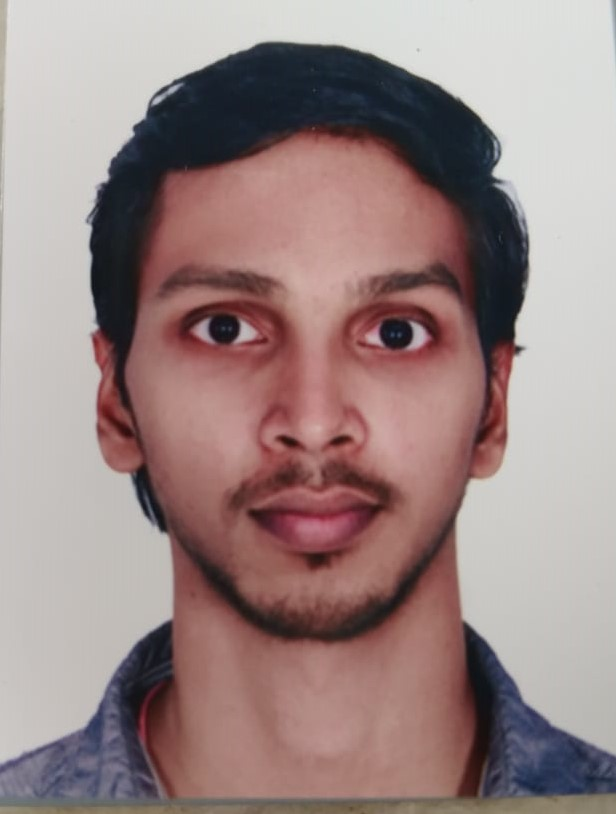
#> input picture resources/dp_1.1.jpeg, 616 x 814 px
$ python 1sample.py
#> lines starting #> are read from the running program, lines starting #| are printed output that depends on the picture; after the words box and inside, x2 and y2 are one past the last pixel; in counts of white or black regions, pixels touching at a corner belong together
import cv2
import numpy as np
print('package imported')

image = cv2.imread("resources/dp_1.1.jpeg")
#> image is the input picture: shape (814, 616, 3); mean B, G, R 133, 134.4, 155.1
resizedImage = cv2.resize(image, (240, 240))
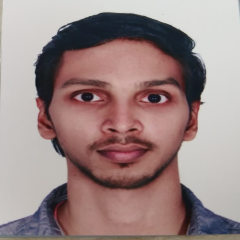
#> resizedImage: shape (240, 240, 3); mean B, G, R 132.9, 134.3, 155
kernel = np.ones((5, 5), np.uint8)

# cvtColor = converts image to different image spaces
# here, converting to grayscale. Generally an image is in BGR.
imageGray = cv2.cvtColor(resizedImage, cv2.COLOR_BGR2GRAY)
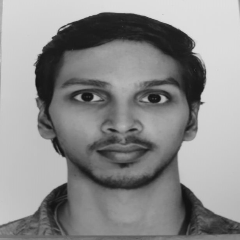
#> imageGray: shape (240, 240); min 17, max 224, mean 140.4
imageBlur = cv2.GaussianBlur(imageGray, (7, 7), 0)
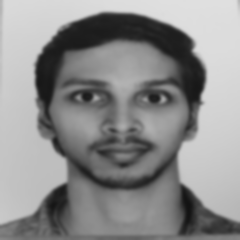
#> imageBlur: shape (240, 240); min 19, max 223, mean 140.4

# Next, we need to find edge detector using canny function
# Need to set 2 thresholds. Like (100, 100) - More edges, (150, 200) - Less edges
imageCanny = cv2.Canny(resizedImage, 150, 200)
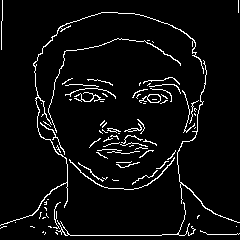
#> imageCanny: shape (240, 240); 5.2% white in thin lines or dots

# Next, Dilation - edges are not clearly visible/connected due to their thickness
# Require KernelMatrix, iterations = how much thickness we need
imageDilate = cv2.dilate(imageCanny, kernel, iterations=1)
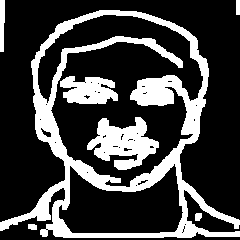
#> imageDilate: shape (240, 240); 25.5% white; 7 white regions, largest, box (x1, y1, x2, y2) and area: (0, 10, 240, 238) 11015, (87, 117, 159, 170) 2096, (60, 76, 118, 104) 1189

# Next, erod - edges are not clearly visible/connected due to their thickness
# Require KernelMatrix, iterations = how much thinness we need
imageErode = cv2.erode(imageDilate, kernel, iterations=1)
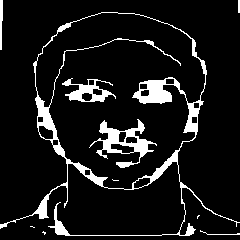
#> imageErode: shape (240, 240); 9.7% white; 10 white regions (4 under 20 px), largest, box (x1, y1, x2, y2) and area: (0, 12, 240, 236) 3839, (89, 119, 157, 168) 998, (62, 78, 116, 102) 529, (0, 0, 3, 50) 121, (200, 230, 240, 235) 44, (238, 0, 240, 13) 26


cv2.imshow("original image", resizedImage)
cv2.imshow("gray image", imageGray)
cv2.imshow("blur image", imageBlur)
cv2.imshow("canny image", imageCanny)
cv2.imshow("dilate image", imageDilate)
cv2.imshow("erode image", imageErode)
cv2.waitKey(0)

$ run again, with resources/cards.jpg copied over resources/dp_1.1.jpeg
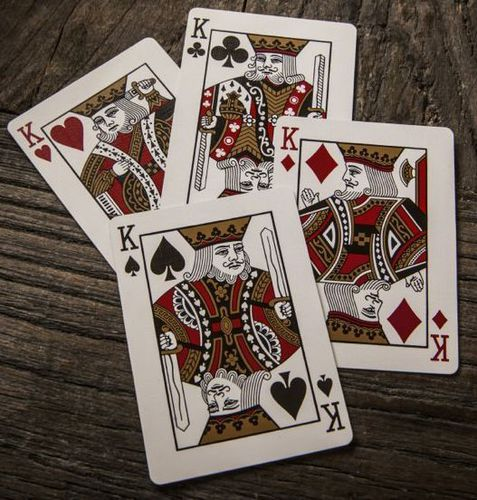
#> input picture resources/cards.jpg, 477 x 500 px
#> image is the input picture: shape (500, 477, 3); mean B, G, R 88.1, 96.6, 109.6
#> `imageCanny = cv2.Canny(resizedImage, 150, 200)`:
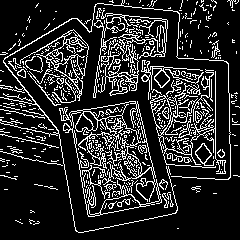
#> imageCanny: shape (240, 240); 16.9% white in thin lines or dots
#> imageDilate: shape (240, 240); 63.2% white; 90 black regions (61 under 20 px), largest, box (x1, y1, x2, y2) and area: (0, 154, 240, 240) 9392, (0, 0, 107, 50) 2383, (181, 0, 240, 91) 1910
#> `imageErode = cv2.erode(imageDilate, kernel, iterations=1)`:
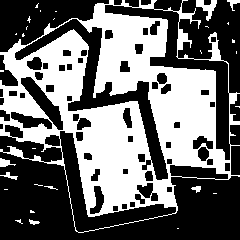
#> imageErode: shape (240, 240); 42.6% white; 30 white regions (22 under 20 px), largest, box (x1, y1, x2, y2) and area: (0, 0, 240, 233) 23902, (196, 0, 217, 21) 196, (0, 158, 16, 167) 78

$ run again, with resources/dp_2.jpg copied over resources/dp_1.1.jpeg
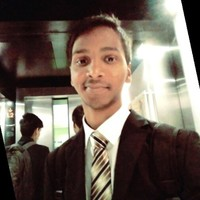
#> input picture resources/dp_2.jpg, 200 x 200 px
#> image is the input picture: shape (200, 200, 3); mean B, G, R 85.7, 95.7, 108.2
#> `imageCanny = cv2.Canny(resizedImage, 150, 200)`:
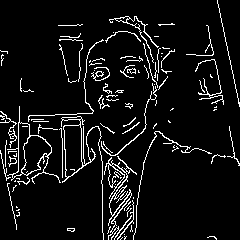
#> imageCanny: shape (240, 240); 7.1% white in thin lines or dots
#> imageDilate: shape (240, 240); 32.1% white; 13 white regions, largest, box (x1, y1, x2, y2) and area: (0, 14, 240, 240) 15295, (184, 23, 226, 113) 1358, (215, 0, 240, 109) 613
#> `imageErode = cv2.erode(imageDilate, kernel, iterations=1)`:
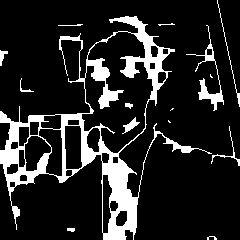
#> imageErode: shape (240, 240); 14.8% white; 15 white regions (3 under 20 px), largest, box (x1, y1, x2, y2) and area: (0, 16, 212, 240) 7440, (186, 25, 224, 111) 484, (217, 0, 240, 107) 123

$ run again, with resources/dp_3.jpg copied over resources/dp_1.1.jpeg
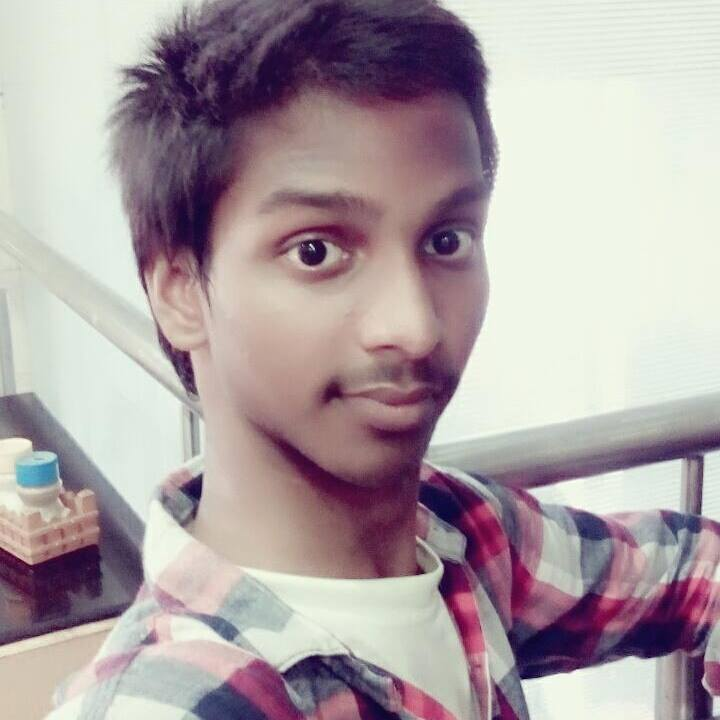
#> input picture resources/dp_3.jpg, 720 x 720 px
#> image is the input picture: shape (720, 720, 3); mean B, G, R 164.3, 161.2, 173.8
#> `imageCanny = cv2.Canny(resizedImage, 150, 200)`:
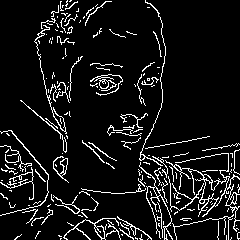
#> imageCanny: shape (240, 240); 8.6% white in thin lines or dots
#> imageDilate: shape (240, 240); 38.9% white; 8 white regions, largest, box (x1, y1, x2, y2) and area: (0, 0, 240, 240) 15858, (18, 0, 114, 185) 4512, (88, 61, 125, 98) 1033
#> `imageErode = cv2.erode(imageDilate, kernel, iterations=1)`:
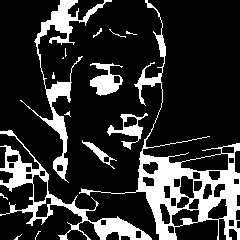
#> imageErode: shape (240, 240); 19.2% white; 16 white regions (8 under 20 px), largest, box (x1, y1, x2, y2) and area: (79, 0, 240, 240) 5048, (0, 130, 152, 240) 2539, (20, 0, 112, 183) 2143
